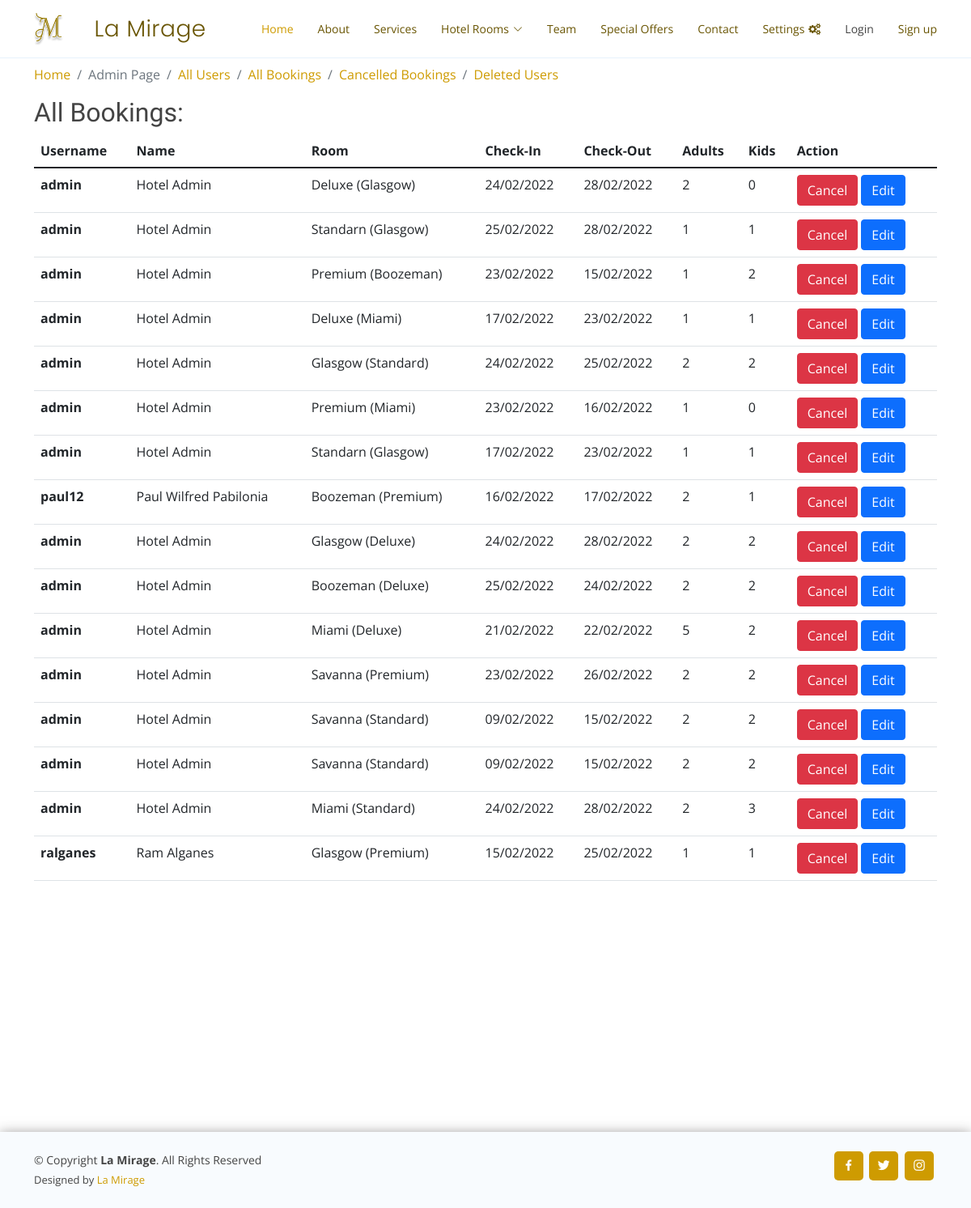
The app's page /all_bookings, older data.
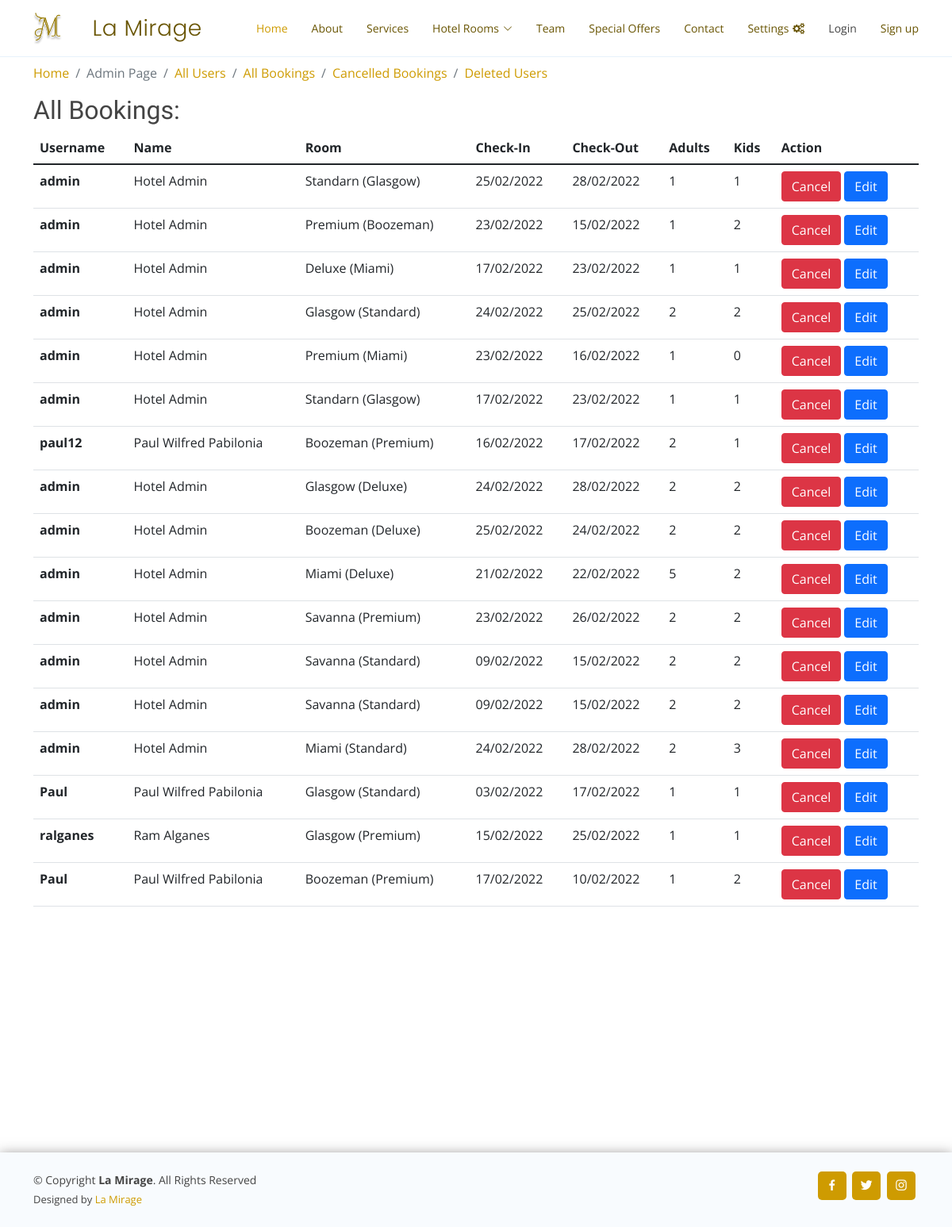
The same page, newer data.
### reservation/models.py (models this page shows, shortened)
class Booking(models.Model):
    client = models.ForeignKey(User, on_delete=models.CASCADE,related_name="booking",default=None)
    user_profile = models.ForeignKey(UserProfile, on_delete=models.CASCADE,related_name="booking_profile",default=None)
    checkIn = models.CharField(max_length=100)
    checkOut = models.CharField(max_length=100)
    numAdults = models.IntegerField(default=0)
    numKids = models.IntegerField(default=0)
    mop = models.CharField(max_length=200)
    room_category = models.CharField(max_length=200,default=None)
    room_type = models.CharField(max_length=200,default=None)
    is_cancelled = models.BooleanField(default=False,blank= True)
    created_at = models.DateTimeField(auto_now_add=True)
    update_at = models.DateTimeField(auto_now=True)

class User(AbstractUser):
    pass

### reservation/views.py (the view)
# urls.py: path("all_bookings", views.all_bookings, name="all_bookings"),
def all_bookings(request):
    bookings = Booking.objects.filter(is_cancelled=False)
    return render(request, "reservation/all_bookings.html",
                  {'bookings': bookings})

### reservation/templates/reservation/all_bookings.html (shortened to what this page needs)
{% extends 'reservation/admin_layout.html' %}
{% load static %}
{% block body %}
<h2>All Bookings:</h2>
<table class="table">
  <thead class="thead-dark">
    <tr>
      <th scope="col">Username</th>
      <th scope="col">Name</th>
      <th scope="col">Room</th>
      <th scope="col">Check-In</th>
      <th scope="col">Check-Out</th>
      <th scope="col">Adults</th>
      <th scope="col">Kids</th>
      <th scope="col">Action</th>
    </tr>
  </thead>
  <tbody>
    {% for book in bookings %}
    <tr>
      <th scope="row">{{ book.client.username }}</th>
      <td>{{book.client.first_name}} {{book.client.last_name}}</td>
      <td>{{ book.room_type }} ({{ book.room_category }})</td>
      <td>{{ book.checkIn }}</td>
      <td>{{ book.checkOut }}</td>
      <td>{{ book.numAdults }}</td>
      <td>{{ book.numKids }}</td>
      <td>
        <a href="{% url 'cancel_booking' book.id %}" class="btn btn-danger">Cancel</a>
        <a href="{% url 'booking_edit' book.id %}" class="btn btn-primary">Edit</a>
      </td>
    </tr>
    {% endfor %}
  </tbody>
</table>
{% endblock %}

Row changes from the older to the newer data that the page shows:
no longer on this page (row edited): Booking: client.username "admin", client.first_name "Hotel", client.last_name "Admin", room_type "Deluxe", room_category "Glasgow", checkIn "24/02/2022", checkOut "28/02/2022", numAdults "2", numKids "0"
now on this page (row edited): Booking: client.username "Paul", client.first_name "Paul Wilfred", client.last_name "Pabilonia", room_type "Glasgow", room_category "Standard", checkIn "03/02/2022", checkOut "17/02/2022", numAdults "1", numKids "1"
added Booking: client.username "Paul", client.first_name "Paul Wilfred", client.last_name "Pabilonia", room_type "Boozeman", room_category "Premium", checkIn "17/02/2022", checkOut "10/02/2022", numAdults "1", numKids "2"
